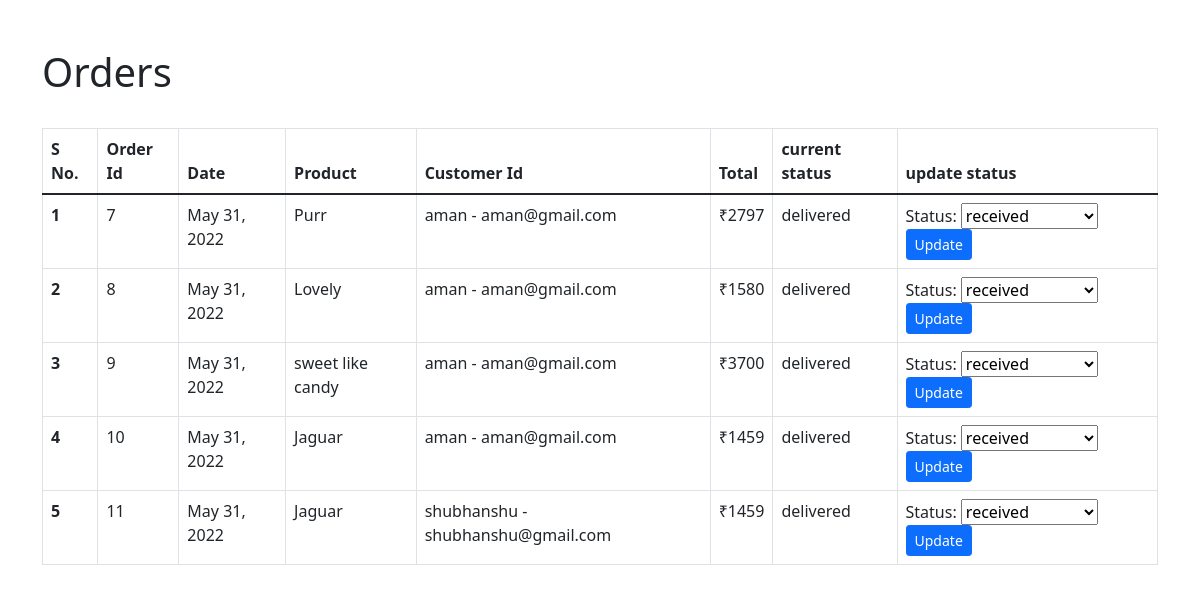
Screenshot of /ordermanage with the database file from the repository.
### store/models/order.py (models this page shows, shortened)
class Order(models.Model):
    product = models.ForeignKey(Product, on_delete=models.CASCADE)
    customer = models.ForeignKey(Customer, on_delete=models.CASCADE)
    quantity = models.IntegerField(default=1)
    price = models.IntegerField(default=500)
    adress = models.CharField(max_length=50, default="", blank=True)
    phone = models.CharField(max_length=10, default="", blank=True)
    date = models.DateField(default=timezone.now())
    status = models.TextField(max_length=50, default="received")
    rating = models.IntegerField(default=0, validators=[MinValueValidator(0),MaxValueValidator(5)])
    @staticmethod
    def get_all_orders():
        return Order.objects.all()

### store/models/product.py (models this page shows, shortened)
class Product(models.Model):
    name = models.CharField(max_length=50)
    price = models.IntegerField(default=0)
    description = models.CharField(max_length=2000, blank=True)
    image = models.ImageField(upload_to="images/")
    category = models.ForeignKey(Category, db_column='type2', on_delete=models.CASCADE)
    rating = models.IntegerField(default=1, validators=[MinValueValidator(0),MaxValueValidator(5)])
    brand = models.CharField(max_length=50, default="")
    gender = models.CharField(max_length=50, default="")
    size = models.CharField(max_length=50, default="")

### store/models/customer.py (models this page shows, shortened)
class Customer(models.Model):
    first_name = models.CharField(max_length=50)
    last_name = models.CharField(max_length=50)
    email = models.EmailField()
    phone = models.CharField(max_length=10)
    gender = models.CharField(max_length=10, default="")
    password = models.CharField(max_length=150)

### store/views/ordermanage.py (the view, shortened to what this page needs)
# urls.py: path("ordermanage", ordermanage.Ordermanage.as_view(), name="ordermanage"),
class Ordermanage(View):
    def get(self, request):
        orders = Order.get_all_orders()
        return render(request, "ordermanage.html", {"order":orders})

### store/templatetags/cart.py (called while the page is built)
@register.filter(name = "currency")
def currency(number):
    return "₹" + str(number)

@register.filter(name = "mul")
def mul(n1, n2):
    return n1 * n2

### store/templates/ordermanage.html (shortened to what this page needs)
<!DOCTYPE html>
<html lang="en">
<head>
    <link href="https://cdn.jsdelivr.net/npm/bootstrap@5.1.3/dist/css/bootstrap.min.css" rel="stylesheet">
</head>
<body>
    {% load cart %}
    <div class="container">
        <br><br>
        <h1>Orders</h1>
        <br>
          <table class="table table-hover table-bordered">
              <thead>
                  <tr>
                    <th scope="col">S No.</th>
                    <th scope="col">Order Id</th>
                    <th scope="col">Date</th>
                    <th scope="col">Product</th>
                    <th scope="col">Customer Id</th>
                    <th scope="col">Total</th>
                    <th scope="col"> current status</th>
                    <th scope="col">update status</th>
                  </tr>
                </thead>
                <tbody>
                  {% for o in order %}
                      <tr>
                          <th scope="row">{{forloop.counter}}</th>
                          <td>{{o.id}}</td>
                          <td>{{o.date}}</td>
                          <td>{{o.product.name}}</td>
                          <td>{{o.customer.first_name}} - {{o.customer.email}}</td>
                          <td>{{o.price|mul:o.quantity|currency}}</td>
                          <td>{{o.status}}</td>
                          <td><form action="/ordermanage" method="POST">
                              <label>Status:</label>
                              <select id="status" name="status">
                                <option value="received">received</option>
                              </select>
                              <button type="submit" class="btn btn-sm btn-primary">Update</button>
                          </form></td>
                      </tr>
                  {% endfor %}
                </tbody>
          </table>
    </div>
</body>
</html>

### rows the page displays
Order: id "7", date "May 31, 2022", product.name "Purr", customer.first_name "aman", customer.email "aman@gmail.com", price|mul "₹2797", status "delivered"
Order: id "8", date "May 31, 2022", product.name "Lovely", customer.first_name "aman", customer.email "aman@gmail.com", price|mul "₹1580", status "delivered"
Order: id "9", date "May 31, 2022", product.name "sweet like candy", customer.first_name "aman", customer.email "aman@gmail.com", price|mul "₹3700", status "delivered"
Order: id "10", date "May 31, 2022", product.name "Jaguar", customer.first_name "aman", customer.email "aman@gmail.com", price|mul "₹1459", status "delivered"
Order: id "11", date "May 31, 2022", product.name "Jaguar", customer.first_name "shubhanshu", customer.email "shubhanshu@gmail.com", price|mul "₹1459", status "delivered"
